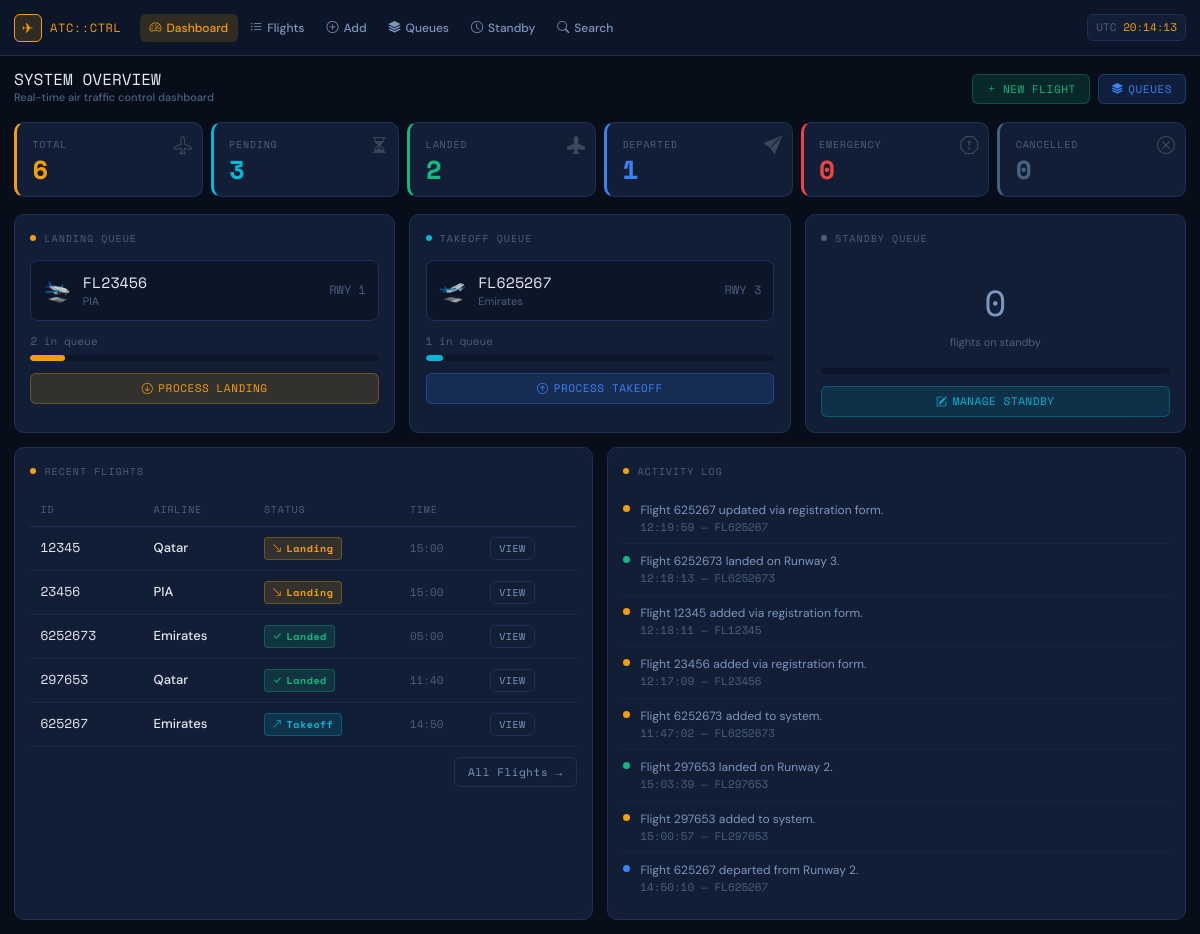
The page / on the database its author committed.
### port/models.py (models this page shows, shortened)
class Flight(models.Model):
    STATUS_CHOICES = [
        ('landing',  'Landing'),
        ('takeoff',  'Takeoff'),
        ('StandBy',  'Stand By'),
        ('Landed',   'Landed'),
        ('Departed', 'Departed'),
        ('Cancelled','Cancelled'),
    ]
    flight_id    = models.IntegerField(unique=True, verbose_name="Flight ID")
    airline      = models.CharField(max_length=100, default="Unknown")
    status       = models.CharField(max_length=20, choices=STATUS_CHOICES, default='StandBy')
    emergency    = models.BooleanField(default=False)
    time         = models.IntegerField(
        default=0,
        help_text="Scheduled time in minutes past midnight (0–1439)"
    )
    date_day     = models.IntegerField(
        default=1,
        verbose_name="Day of Year",
        help_text="Day of the current year (1–365). Cannot be earlier than today."
    )
    runway_id    = models.IntegerField(
        default=1,
        verbose_name="Runway ID",
        help_text="Runway number (1–5)"
    )
    created_at   = models.DateTimeField(default=timezone.now)
    processed_at = models.DateTimeField(null=True, blank=True)
    class Meta:
        ordering = ['date_day', 'time', '-emergency']
    @property
    def formatted_time(self):
        h = self.time // 60
        m = self.time % 60
        return f"{h:02d}:{m:02d}"

class FlightLog(models.Model):
    flight     = models.ForeignKey(Flight, on_delete=models.CASCADE, related_name='logs')
    old_status = models.CharField(max_length=20)
    new_status = models.CharField(max_length=20)
    message    = models.TextField(blank=True)
    timestamp  = models.DateTimeField(default=timezone.now)
    class Meta:
        ordering = ['-timestamp']

### port/views.py (the view)
# urls.py: path('',                    views.dashboard,       name='dashboard'),
def dashboard(request):
    _, landing_q, takeoff_q, standby_q = _build_structures()
    stats = {
        'total':     Flight.objects.count(),
        'pending':   Flight.objects.filter(status__in=['landing', 'takeoff', 'StandBy']).count(),
        'landed':    Flight.objects.filter(status='Landed').count(),
        'departed':  Flight.objects.filter(status='Departed').count(),
        'emergency': Flight.objects.filter(emergency=True, status__in=['landing', 'takeoff', 'StandBy']).count(),
        'cancelled': Flight.objects.filter(status='Cancelled').count(),
    }
    next_landing = landing_q.peek()
    next_takeoff = takeoff_q.peek()
    recent_logs  = FlightLog.objects.select_related('flight').order_by('-timestamp')[:8]
    recent_flights = Flight.objects.order_by('-created_at')[:5]
    context = {
        'stats':          stats,
        'next_landing':   next_landing,
        'next_takeoff':   next_takeoff,
        'landing_count':  landing_q.size(),
        'takeoff_count':  takeoff_q.size(),
        'standby_count':  standby_q.size(),
        'recent_logs':    recent_logs,
        'recent_flights': recent_flights,
    }
    return render(request, 'port/dashboard.html', context)

### port/data_structures.py (called while the page is built)
    def insert(self, flight_id, flight_obj=None):
        node = BSTNode(flight_id, flight_obj)
        if self.root is None:
            self.root = node
            return
        current, parent = self.root, None
        while current:
            parent = current
            if flight_id < current.flight_id:
                current = current.left
            else:
                current = current.right
        if flight_id < parent.flight_id:
            parent.left = node
        else:
            parent.right = node

    @staticmethod
    def _parent(i): return (i - 1) // 2

    def _higher_priority(self, a, b):
        if a['emergency'] != b['emergency']:
            return a['emergency']           # emergency always first
        return a['time'] < b['time']        # earlier time wins

    def _heapify_up(self, index):
        while index > 0:
            p = self._parent(index)
            if self._higher_priority(self._heap[index], self._heap[p]):
                self._swap(index, p)
                index = p
            else:
                break

    def enqueue(self, flight_dict):
        self._heap.append(flight_dict)
        self._heapify_up(len(self._heap) - 1)

    def peek(self):
        return self._heap[0] if self._heap else None

    def size(self):
        return len(self._heap)

### port/views.py (called while the page is built)
def _build_structures():
    bst = RecordBST()
    landing_q = MinHeapQueue()
    takeoff_q = MinHeapQueue()
    standby_q = MinHeapQueue()
    for f in Flight.objects.filter(status__in=['landing', 'takeoff', 'StandBy']):
        d = {
            'flight_id': f.flight_id,
            'airline':   f.airline,
            'status':    f.status,
            'time':      f.time,
            'date_day':  f.date_day,
            'emergency': f.emergency,
            'runway_id': f.runway_id,
        }
        bst.insert(f.flight_id, d)
        if f.status == 'landing':
            landing_q.enqueue(d)
        elif f.status == 'takeoff':
            takeoff_q.enqueue(d)
        else:
            standby_q.enqueue(d)
    return bst, landing_q, takeoff_q, standby_q

### port/templates/port/dashboard.html (shortened to what this page needs)
{% extends 'port/base.html' %}
{% block content %}
<div class="page-header">
  <div>
    <h1 class="page-title">SYSTEM OVERVIEW
      <small>Real-time air traffic control dashboard</small>
    </h1>
  </div>
  <div class="page-actions">
    <a href="{% url 'add_flight' %}" class="btn-atc btn-green"><i class="bi bi-plus"></i> NEW FLIGHT</a>
    <a href="{% url 'queues' %}"     class="btn-atc btn-blue"><i class="bi bi-stack"></i> QUEUES</a>
  </div>
</div>
<div class="stats-grid">
  <div class="stat-card amber">
    <div class="stat-label">Total</div>
    <div class="stat-value">{{ stats.total }}</div>
    <i class="bi bi-airplane stat-icon"></i>
  </div>
  <div class="stat-card cyan">
    <div class="stat-label">Pending</div>
    <div class="stat-value">{{ stats.pending }}</div>
    <i class="bi bi-hourglass-split stat-icon"></i>
  </div>
  <div class="stat-card green">
    <div class="stat-label">Landed</div>
    <div class="stat-value">{{ stats.landed }}</div>
    <i class="bi bi-airplane-fill stat-icon"></i>
  </div>
  <div class="stat-card blue">
    <div class="stat-label">Departed</div>
    <div class="stat-value">{{ stats.departed }}</div>
    <i class="bi bi-send-fill stat-icon"></i>
  </div>
  <div class="stat-card red">
    <div class="stat-label">Emergency</div>
    <div class="stat-value">{{ stats.emergency }}</div>
    <i class="bi bi-exclamation-octagon stat-icon"></i>
  </div>
  <div class="stat-card muted">
    <div class="stat-label">Cancelled</div>
    <div class="stat-value">{{ stats.cancelled }}</div>
    <i class="bi bi-x-circle stat-icon"></i>
  </div>
</div>
<div class="grid-3-queues">
  <div class="atc-card">
    <div class="atc-card-header"><span class="dot" style="background:var(--amber)"></span> LANDING QUEUE</div>
    {% if next_landing %}
    <div class="next-flight-panel" style="margin-bottom:12px;">
      <span class="next-flight-icon">🛬</span>
      <div class="next-flight-info">
        <div class="nf-id">FL{{ next_landing.flight_id }}</div>
        <div class="nf-airline">{{ next_landing.airline }}{% if next_landing.emergency %} <span class="atc-badge badge-emergency">EMRG</span>{% endif %}</div>
      </div>
      <div style="margin-left:auto; font-family:var(--mono); font-size:12px; color:var(--text-muted)">RWY {{ next_landing.runway_id }}</div>
    </div>
    {% else %}
    <div style="color:var(--text-muted); font-size:12px; padding:10px 0;">No pending landings</div>
    {% endif %}
    <div style="display:flex; justify-content:space-between; align-items:center; font-size:11px; color:var(--text-muted); margin-bottom:4px;">
      <span class="mono">{{ landing_count }} in queue</span>
    </div>
    <div class="queue-bar-wrap">
      <div class="queue-bar-fill" style="width:{% widthratio landing_count 20 100 %}%; background:var(--amber);"></div>
    </div>
    <form method="post" action="{% url 'process_landing' %}" style="margin-top:12px;">
      <button type="submit" class="btn-atc btn-amber" style="width:100%; justify-content:center;">
        <i class="bi bi-arrow-down-circle"></i> PROCESS LANDING
      </button>
    </form>
  </div>
  <div class="atc-card">
    <div class="atc-card-header"><span class="dot" style="background:var(--cyan)"></span> TAKEOFF QUEUE</div>
    {% if next_takeoff %}
    <div class="next-flight-panel" style="margin-bottom:12px;">
      <span class="next-flight-icon">🛫</span>
      <div class="next-flight-info">
        <div class="nf-id">FL{{ next_takeoff.flight_id }}</div>
        <div class="nf-airline">{{ next_takeoff.airline }}{% if next_takeoff.emergency %} <span class="atc-badge badge-emergency">EMRG</span>{% endif %}</div>
      </div>
      <div style="margin-left:auto; font-family:var(--mono); font-size:12px; color:var(--text-muted)">RWY {{ next_takeoff.runway_id }}</div>
    </div>
    {% else %}
    <div style="color:var(--text-muted); font-size:12px; padding:10px 0;">No pending takeoffs</div>
    {% endif %}
    <div style="display:flex; justify-content:space-between; align-items:center; font-size:11px; color:var(--text-muted); margin-bottom:4px;">
      <span class="mono">{{ takeoff_count }} in queue</span>
    </div>
    <div class="queue-bar-wrap">
      <div class="queue-bar-fill" style="width:{% widthratio takeoff_count 20 100 %}%; background:var(--cyan);"></div>
    </div>
    <form method="post" action="{% url 'process_takeoff' %}" style="margin-top:12px;">
      <button type="submit" class="btn-atc btn-blue" style="width:100%; justify-content:center;">
        <i class="bi bi-arrow-up-circle"></i> PROCESS TAKEOFF
      </button>
    </form>
  </div>
  <div class="atc-card">
    <div class="atc-card-header"><span class="dot" style="background:var(--text-muted)"></span> STANDBY QUEUE</div>
    <div style="text-align:center; padding: 16px 0 12px;">
      <div style="font-family:var(--mono); font-size:36px; color:var(--text-secondary);">{{ standby_count }}</div>
      <div style="font-size:11px; color:var(--text-muted); margin-top:4px;">flights on standby</div>
    </div>
    <div class="queue-bar-wrap" style="margin-bottom:12px;">
    </div>
    <a href="{% url 'standby_manage' %}" class="btn-atc btn-cyan" style="width:100%; justify-content:center; text-decoration:none;">
      <i class="bi bi-pencil-square"></i> MANAGE STANDBY
    </a>
  </div>
</div>
<div class="grid-2-bottom">
  <div class="atc-card">
    <div class="atc-card-header"><span class="dot"></span> RECENT FLIGHTS</div>
    <div class="table-wrap">
      <table class="atc-table">
        <thead>
          <tr><th>ID</th><th>Airline</th><th>Status</th><th>Time</th><th></th></tr>
        </thead>
        <tbody>
          {% for f in recent_flights %}
          <tr>
            <td class="flight-id">{{ f.flight_id }}</td>
            <td class="airline-name">{{ f.airline }}</td>
            <td>{% include 'port/_status_badge.html' with status=f.status %}</td>
            <td class="mono" style="font-size:11px; color:var(--text-muted);">{{ f.formatted_time }}</td>
            <td><a href="{% url 'flight_detail' f.pk %}" class="btn-atc btn-ghost" style="padding:3px 8px; font-size:10px;">VIEW</a></td>
          </tr>
          {% empty %}
          <tr><td colspan="5" style="color:var(--text-muted); text-align:center; padding:20px;">No flights recorded yet</td></tr>
          {% endfor %}
        </tbody>
      </table>
    </div>
    <div style="margin-top:10px; text-align:right;">
      <a href="{% url 'flight_list' %}" class="btn-atc btn-ghost" style="font-size:11px;">All Flights →</a>
    </div>
  </div>
  <div class="atc-card">
    <div class="atc-card-header"><span class="dot"></span> ACTIVITY LOG</div>
    {% for log in recent_logs %}
    <div class="log-item">
      <span class="log-dot" style="background: {% if 'Landed' in log.new_status %}var(--green){% elif 'Departed' in log.new_status %}var(--blue){% elif 'Cancelled' in log.new_status %}var(--red){% else %}var(--amber){% endif %};"></span>
      <div style="flex:1; min-width:0;">
        <div class="log-msg" style="overflow:hidden; text-overflow:ellipsis; white-space:nowrap;">{{ log.message|default:log }}</div>
        <div class="log-time">{{ log.timestamp|date:"H:i:s" }} — FL{{ log.flight.flight_id }}</div>
      </div>
    </div>
    {% empty %}
    <div style="color:var(--text-muted); font-size:12px; padding:12px 0;">No activity yet</div>
    {% endfor %}
  </div>
</div>
{% endblock %}

### port/templates/port/base.html (shortened to what this page needs)
<!DOCTYPE html>
<html lang="en">
<head>
  <link href="https://cdn.jsdelivr.net/npm/bootstrap@5.3.0/dist/css/bootstrap.min.css" rel="stylesheet">
  <link href="https://cdn.jsdelivr.net/npm/bootstrap-icons@1.11.0/font/bootstrap-icons.css" rel="stylesheet">
</head>
<body>
<nav class="atc-nav">
  <a href="{% url 'dashboard' %}" class="brand">
    <span class="brand-icon">✈</span>
    ATC::CTRL
  </a>
  <div class="nav-links">
    <a href="{% url 'dashboard' %}"      {% if request.resolver_match.url_name == 'dashboard'      %}class="active"{% endif %}><i class="bi bi-speedometer2"></i> Dashboard</a>
    <a href="{% url 'flight_list' %}"    {% if request.resolver_match.url_name == 'flight_list'    %}class="active"{% endif %}><i class="bi bi-list-ul"></i> Flights</a>
    <a href="{% url 'add_flight' %}"     {% if request.resolver_match.url_name == 'add_flight'     %}class="active"{% endif %}><i class="bi bi-plus-circle"></i> Add</a>
    <a href="{% url 'queues' %}"         {% if request.resolver_match.url_name == 'queues'         %}class="active"{% endif %}><i class="bi bi-stack"></i> Queues</a>
    <a href="{% url 'standby_manage' %}" {% if request.resolver_match.url_name == 'standby_manage' %}class="active"{% endif %}><i class="bi bi-clock"></i> Standby</a>
    <a href="{% url 'search_flight' %}{% if request.resolver_match.url_name == 'search_flight' %}class="active"{% endif %}"><i class="bi bi-search"></i> Search</a>
  </div>
  <div class="nav-clock">UTC <span id="live-clock">--:--:--</span></div>
</nav>
<main class="atc-main">
  {% block content %}{% endblock %}
</main>
</body>
</html>

### port/templates/port/_status_badge.html
{% if status == 'landing' %}
  <span class="atc-badge badge-landing"><i class="bi bi-arrow-down-right"></i> Landing</span>
{% elif status == 'takeoff' %}
  <span class="atc-badge badge-takeoff"><i class="bi bi-arrow-up-right"></i> Takeoff</span>
{% elif status == 'StandBy' %}
  <span class="atc-badge badge-standby"><i class="bi bi-clock"></i> Standby</span>
{% elif status == 'Landed' %}
  <span class="atc-badge badge-landed"><i class="bi bi-check-lg"></i> Landed</span>
{% elif status == 'Departed' %}
  <span class="atc-badge badge-departed"><i class="bi bi-send"></i> Departed</span>
{% elif status == 'Cancelled' %}
  <span class="atc-badge badge-cancelled"><i class="bi bi-x-lg"></i> Cancelled</span>
{% endif %}

### rows shown on the page
Flight: airline "PIA", flight_id "23456", status "landing" (drawn), formatted_time "15:00"
Flight: airline "Emirates", flight_id "625267", status "takeoff" (drawn), formatted_time "14:50"
Flight: flight_id "12345", airline "Qatar", status "landing" (drawn), formatted_time "15:00"
Flight: flight_id "6252673", airline "Emirates", status "Landed" (drawn), formatted_time "05:00"
Flight: flight_id "297653", airline "Qatar", status "Landed" (drawn), formatted_time "11:40"
FlightLog: message "Flight 625267 updated via registration form.", timestamp "12:19:59", flight.flight_id "625267"
FlightLog: message "Flight 6252673 landed on Runway 3.", timestamp "12:18:13", flight.flight_id "6252673"
FlightLog: message "Flight 12345 added via registration form.", timestamp "12:18:11", flight.flight_id "12345"
FlightLog: message "Flight 23456 added via registration form.", timestamp "12:17:09", flight.flight_id "23456"
FlightLog: message "Flight 6252673 added to system.", timestamp "11:47:02", flight.flight_id "6252673"
FlightLog: message "Flight 297653 landed on Runway 2.", timestamp "15:03:39", flight.flight_id "297653"
FlightLog: message "Flight 297653 added to system.", timestamp "15:00:57", flight.flight_id "297653"
FlightLog: message "Flight 625267 departed from Runway 2.", timestamp "14:50:10", flight.flight_id "625267"

### other values the page prints
{{ stats.total }} "6"
{{ stats.pending }} "3"
{{ stats.landed }} "2"
{{ stats.departed }} "1"
{{ stats.emergency }} "0"
{{ stats.cancelled }} "0"
{{ next_landing.flight_id }} "23456"
{{ next_landing.runway_id }} "1"
{{ landing_count }} "2"
{{ next_takeoff.flight_id }} "625267"
{{ next_takeoff.runway_id }} "3"
{{ takeoff_count }} "1"
{{ standby_count }} "0"
